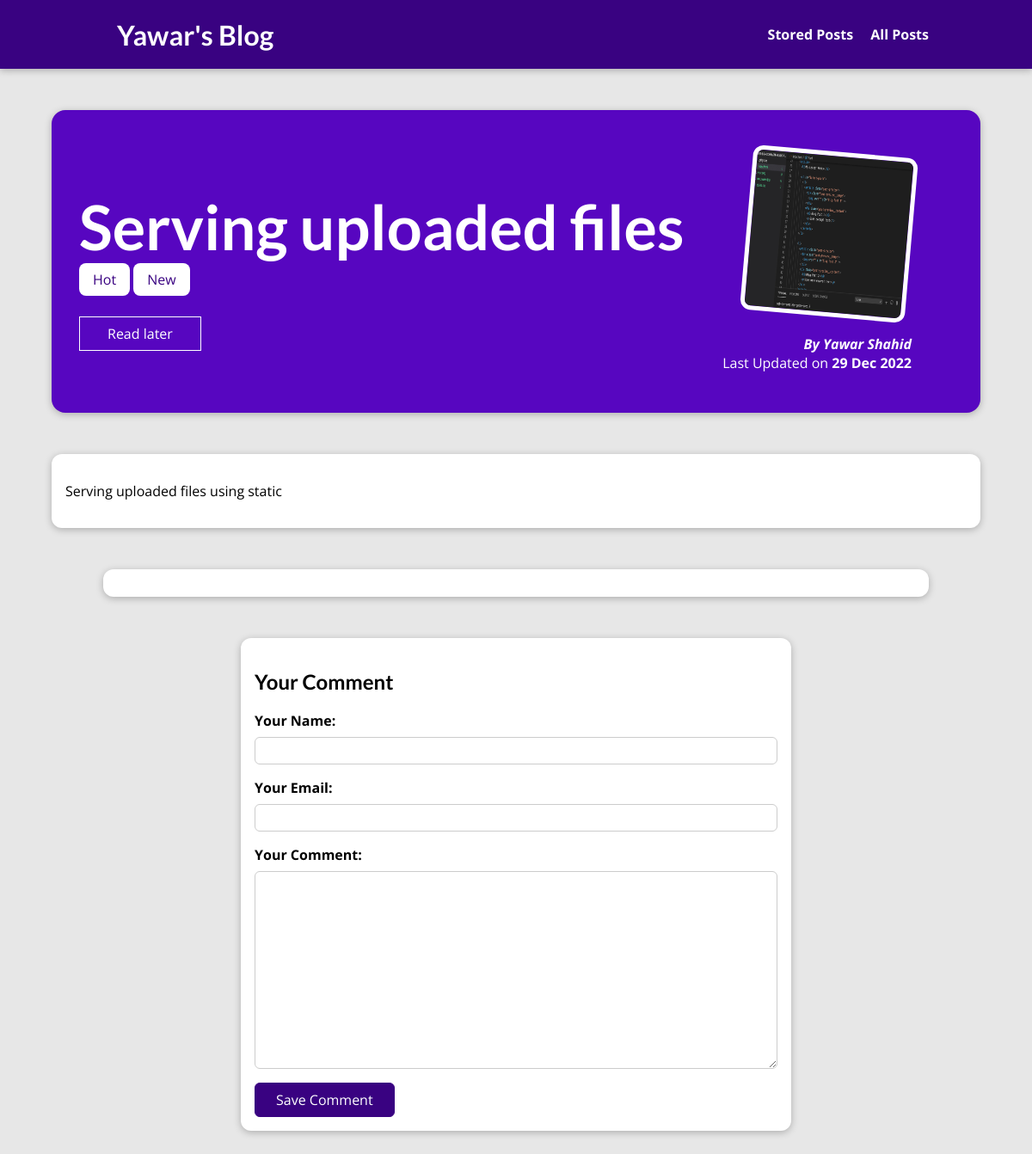
Page /posts/serving-uploaded-files on the committed database.
### blog/models.py (models this page shows, shortened)
class Post(models.Model):
    title = models.CharField(max_length=50)
    excerpt = models.CharField(max_length=100)
    image = models.ImageField(upload_to='images', null=True)
    date = models.DateField(auto_now=True)
    slug = models.SlugField(unique=True)
    content = models.TextField(validators=[MinLengthValidator(10)])
    author = models.ForeignKey(Author, on_delete=models.SET_NULL, null=True)
    tag = models.ManyToManyField(Tag)

class Tag(models.Model):
    caption = models.CharField(max_length=20)

class Author(models.Model):
    first_name = models.CharField(max_length=100)
    last_name = models.CharField(max_length=100)
    email_address = models.EmailField()
    def full_name(self):
        return self.first_name + " " + self.last_name
    def __str__(self):
        return self.full_name()

### blog/views.py (the view, shortened to what this page needs)
# urls.py: path('posts/<slug:slug>', views.PostDetailView.as_view(),
class PostDetailView(View):
    def is_stored_post(self, request, post_id):
        stored_posts = request.session.get('stored_posts')
        if stored_posts is not None:
            is_saved_for_later = post_id in stored_posts
        else:
            is_saved_for_later = False
        return is_saved_for_later
    def get(self, request, slug):
        post = Post.objects.get(slug=slug)
        context = {
            'post': post,
            'post_tags': post.tag.all(),
            'comment_form': CommentForm(),
            'comments': post.comments.all().order_by('-id'),
            'saved_for_later': self.is_stored_post(request, post.id)
        }
        return render(request, 'blog/post-detail.html', context)

### blog/forms.py
class CommentForm(forms.ModelForm):
    class Meta:
        model = Comment
        exclude = ['post']
        labels = {
            'user_name': 'Your Name',
            'user_email': 'Your Email',
            'text': 'Your Comment'
        }

### blog/templates/blog/post-detail.html (shortened to what this page needs)
{% extends 'base.html'%}
{% load static %}
{% block css_files %}
   <link rel="stylesheet" href="{% static 'blog/post-detail.css' %}">
{% endblock %}
 {% block content %}
    <section id='summary'>
        <h2>{{ post.title }}</h2>
        <div>
            {% for tag in post_tags %}
                <span class='tag'>{{ tag.caption }}</span>
            {% endfor %}
        </div>
        <div id='read-later'>
            <form action="{% url 'read-later' %}" method='POST'>
                <button>
                    {% if saved_for_later %}
                        Remove from "Read later" List
                    {% else %}
                        Read later
                    {% endif %}
                </button>
            </form>
        </div>
        <article>
            <img src="{{ post.image.url }}" alt={{ post.title }}>
            <address>
                By <a href='mailto:{{ post.author.email_address }}'>{{ post.author|title}}</a>
            </address>
            <div>
                Last Updated on <time>{{ post.date|date:'d M Y' }}</time>
            </div>
        </article>
    </section>
    <main>
        {{ post.content|linebreaks }}
</main>
<section id='comments'>
</section>
<section id='comment-form'>
    <h2>Your Comment</h2>
    <form action='{% url 'post-detail-page' post.slug %}' method='POST'>
        {% for form_field in comment_form %}
        <div class='form-control {% if form_field.errors %}invalid{% endif %}'>
            {{ form_field.label_tag }}
            {{ form_field }}
        </div>
        {% endfor %}
        <button>Save Comment</button>
    </form>
</section>
 {% endblock %}

### blog/static/blog/post-detail.css (style rules this page uses)
body { background-color: #e7e7e7; }
#summary { margin: 8rem auto 3rem auto; padding: 2rem; width: 90%; max-width: 90rem; border-radius: 16px; background-color: #5706c0; position: relative; box-shadow: 0 2px 8px rgba(0, 0, 0, 0.25); height: 22rem; }
#summary h2 { color: white; font-size: 4.5rem; margin-bottom: 0.50rem; }
#summary article { position: absolute; top: 2rem; right: 3rem; padding: 1rem 2rem; border-radius: 12px; text-align: right; color: white; }
#summary article img { width: 12rem; height: 12rem; border-radius: 12px; transform: rotateZ(5deg); border: 5px solid white; margin-bottom: 1rem; }
#summary address { font-weight: bold; }
#summary a { color: white ; text-decoration: none; }
#summary time { font-weight: bold; }
#read-later { margin: 2rem 0; }
#read-later button { background-color: transparent; border: 1px solid white; padding: 0.5rem 2rem; font: inherit; color: white; cursor: pointer; }
main { width: 90%; max-width: 90rem; margin: 3rem auto; background-color: white; padding: 1rem; border-radius: 12px; box-shadow: 0 2px 8px rgba(0, 0, 0, 0.25); }
.tag { background-color: white; color: #390281; padding: 0.5rem 1rem; border-radius: 8px; }
#comment-form { margin: 3rem auto; width: 90%; max-width: 40rem; border-radius: 12px; background-color: white; box-shadow: 0 2px 8px rgba(0, 0, 0, 0.25); padding: 1rem; }
#comment-form button { font: inherit; background-color: #390281; color: white; border: 1px solid #390281; padding: 0.5rem 1.5rem; border-radius: 6px; cursor: pointer; }
.form-control { margin-bottom: 1rem; }
.form-control label { font-weight: bold; margin-bottom: 0.5rem; display: block; }
.form-control input, .form-control textarea { display: block; width: 100%; font: inherit; padding: 0.25rem; border-radius: 6px; border: 1px solid #ccc; }
#comments { margin: 3rem auto; width: 90%; max-width: 60rem; border-radius: 12px; background-color: white; box-shadow: 0 2px 8px rgba(0, 0, 0, 0.25); padding: 1rem 2rem; }

### static/app.css (style rules this page uses)
* { box-sizing: border-box; }
html { font-family: 'Open Sans', 'Lato', sans-serif; }
body { margin: 0; }
h1, h2, h3 { font-family: 'Lato', sans-serif; font-weight: bold; }

### rows in the picture
Post: title "Serving uploaded files", image (picture), author "Yawar Shahid", date "29 Dec 2022", content "Serving uploaded files using static"
Tag: caption "Hot"
Tag: caption "New"
